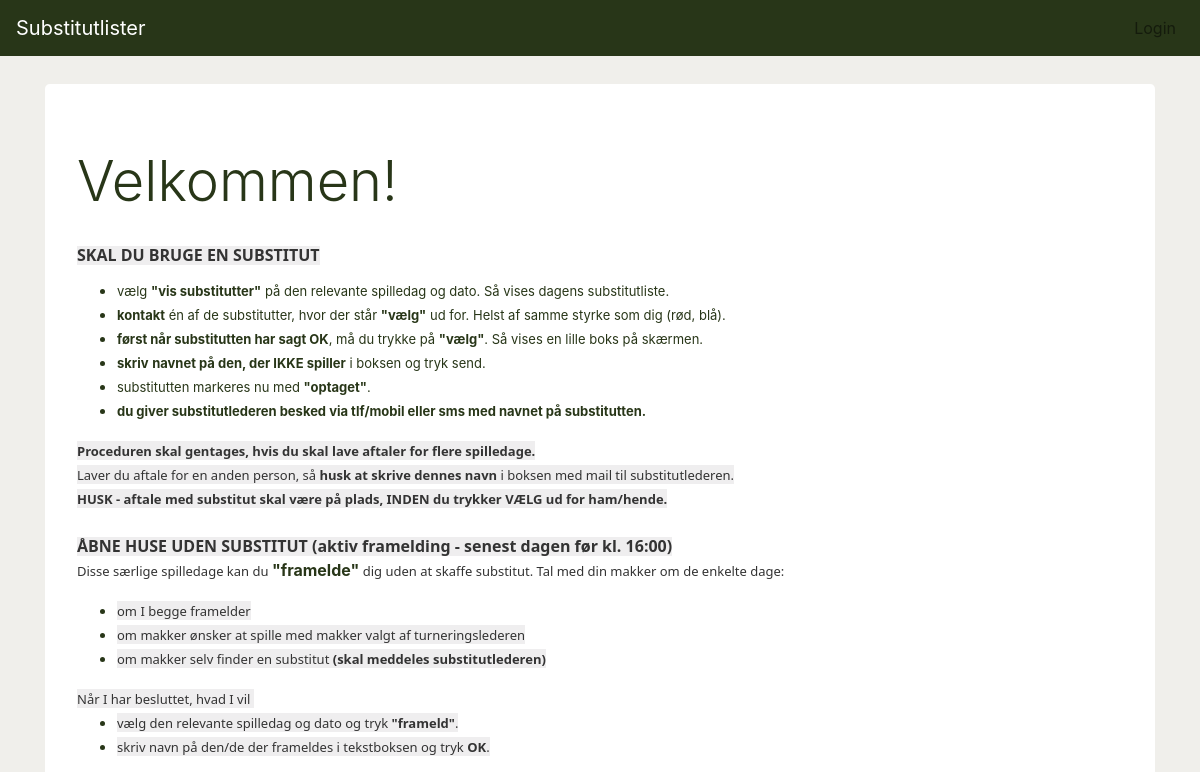
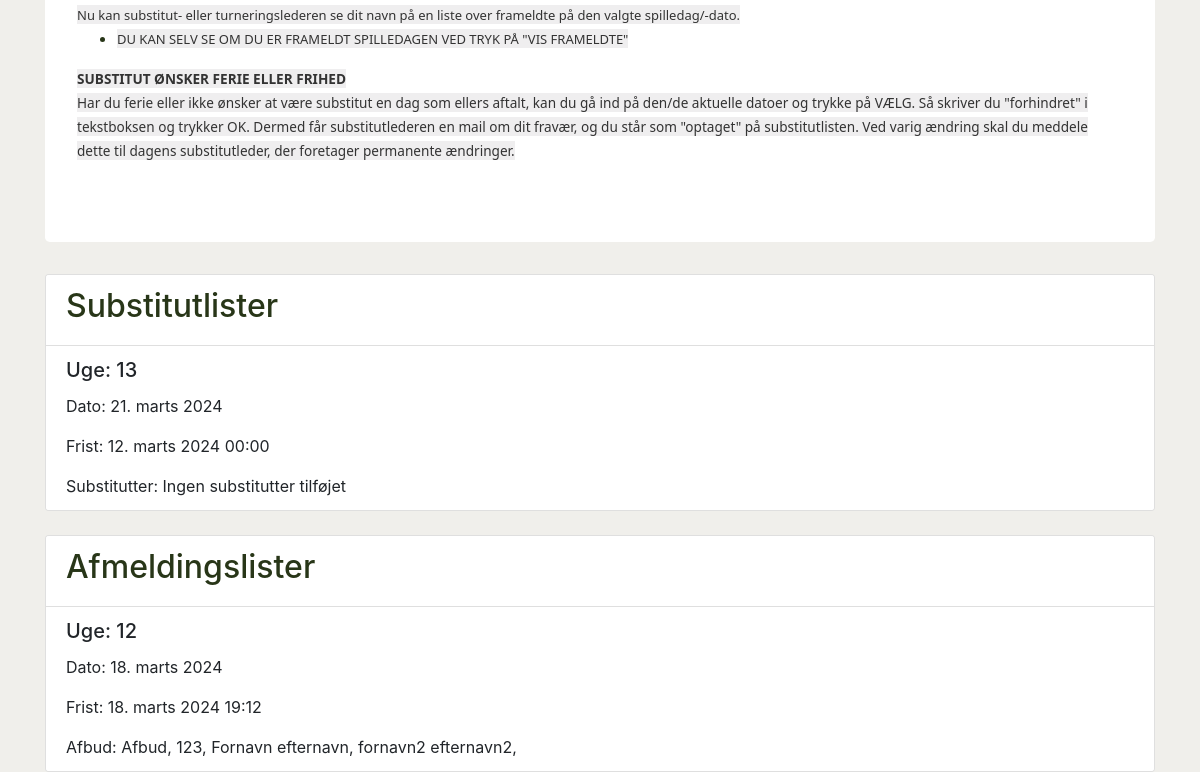
/, run on an earlier commit of the app's database (2 pictures, top to bottom).
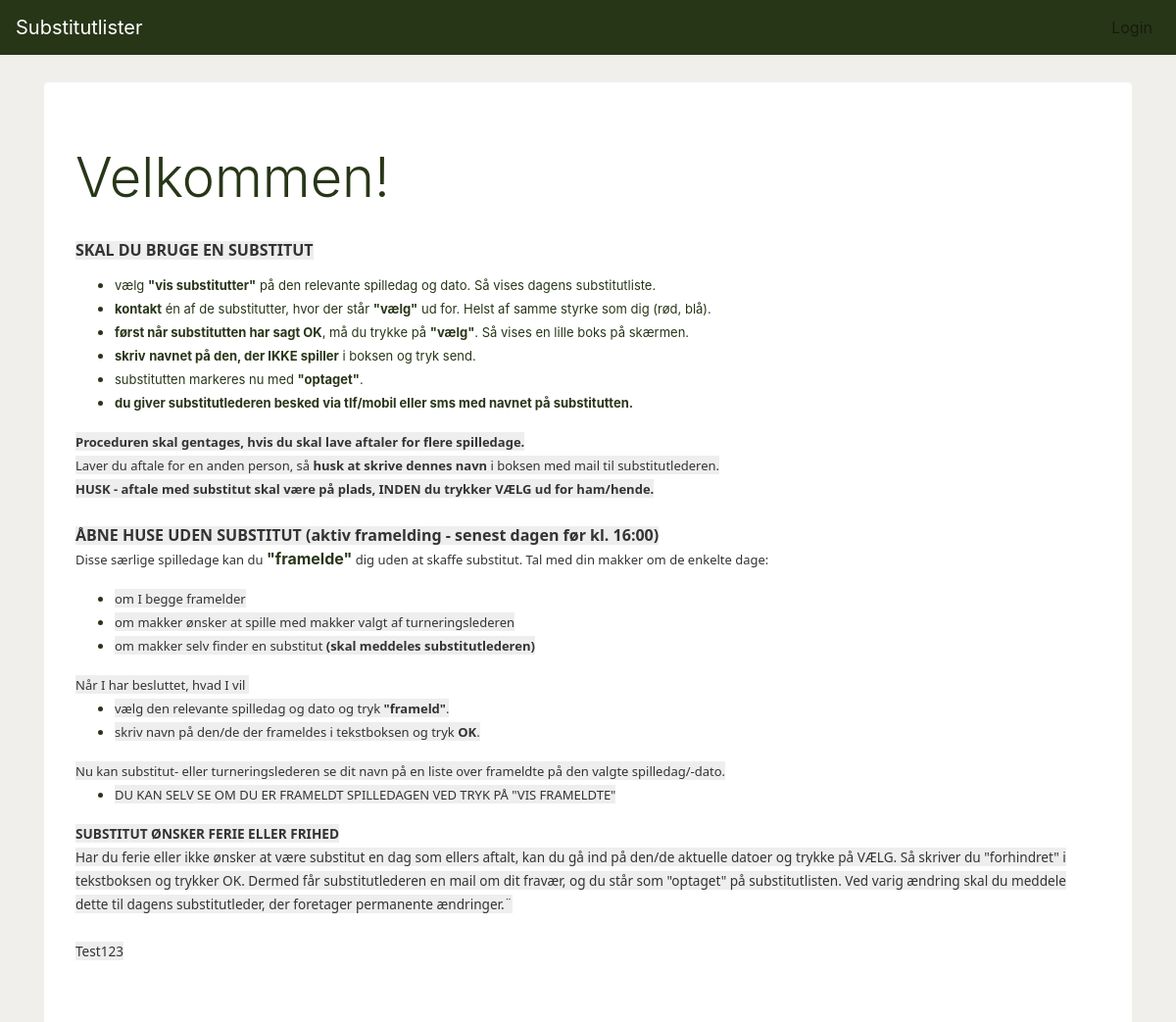
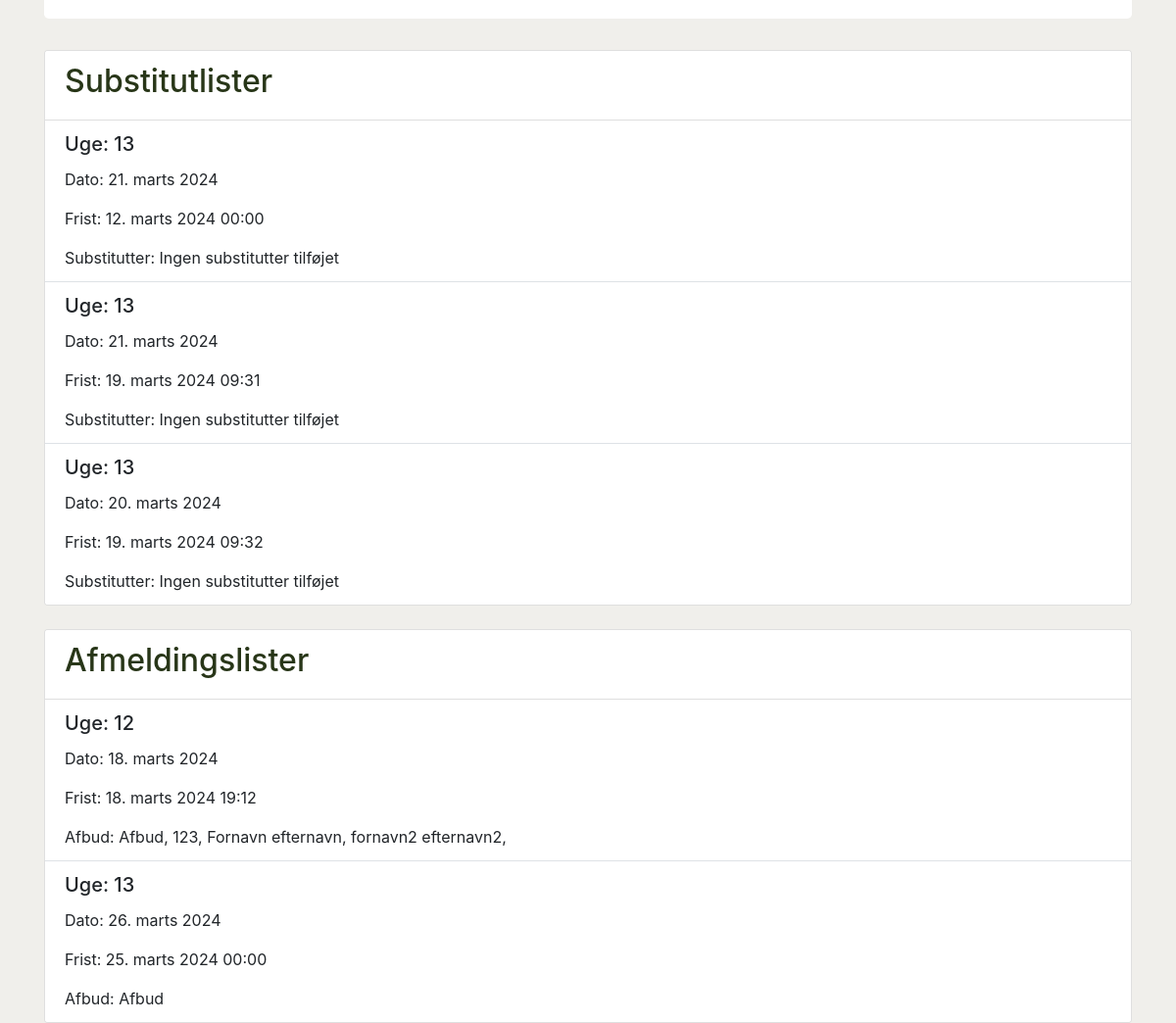
And on a later commit of the database (2 pictures, top to bottom).
### club_management/models.py (models this page shows, shortened)
class Configuration(models.Model):
    welcome_text = models.TextField()
    name = models.CharField(max_length=100, default='Forsidetekst')  # Add a name field
    class Meta:
        verbose_name = "Forsidetekst"  # Change the verbose name of the model
        verbose_name_plural = "Forsidetekst"  # Change the verbose plural name of the model

class Substitutliste(models.Model):
    name = models.CharField(max_length=100, default='unknown')
    week = models.ForeignKey(Week, on_delete=models.CASCADE)
    day = models.DateField()
    deadline = models.DateTimeField()
    substitutes_text = models.TextField(blank=True)  # Change to TextField
    class Meta:
        verbose_name = "Substitutliste"  # Change the verbose name of the model
        verbose_name_plural = "Substitutlister"  # Change the verbose plural name of the model

class Week(models.Model):
    name = models.CharField(max_length=100)
    class Meta:
        verbose_name = "Uge"  # Change the verbose name of the model
        verbose_name_plural = "Uger"  # Change the verbose plural name of the model

class Afmeldingsliste(models.Model):
    name = models.CharField(max_length=100, default='unknown')  # Add a name field
    week = models.ForeignKey(Week, on_delete=models.CASCADE)
    day = models.DateField()
    deadline = models.DateTimeField()
    afbud = models.TextField(default='Afbud')
    class Meta:
        verbose_name = "Afmeldingsliste"  # Change the verbose name of the model
        verbose_name_plural = "Afmeldingslister"  # Change the verbose plural name of the model

### club_management/views.py (the view)
# urls.py: path('', views.front_page, name='front_page'),
def front_page(request):
    configuration = Configuration.objects.first()  # Assuming there's only one configuration object
    welcome_text = configuration.welcome_text if configuration else ''  # Get the welcome text or an empty string if no configuration exists
    substitutlister = Substitutliste.objects.all()
    afmeldingslister = Afmeldingsliste.objects.all()
    context = {
        'substitutlister': substitutlister,
        'afmeldingslister': afmeldingslister,
        'welcome_text': welcome_text
    }
    return render(request, 'front_page.html', context)

### club_management/templates/front_page.html (shortened to what this page needs)
<!DOCTYPE html>
<html lang="en">
<head>
    <link href="https://stackpath.bootstrapcdn.com/bootstrap/4.5.2/css/bootstrap.min.css" rel="stylesheet">
</head>
<body>
    <nav class="navbar navbar-expand-lg navbar-light bg-light fixed-top">
        <a class="navbar-brand" href="#">Substitutlister</a>
        <div class="collapse navbar-collapse" id="navbarNav">
            <ul class="navbar-nav ml-auto">
                <li class="nav-item">
                    <a class="nav-link" href="{% url 'admin:index' %}">Login</a>
                </li>
            </ul>
        </div>
    </nav>
    <div class="container mt-4">
        <div class="jumbotron">
            <h1 class="display-4">Velkommen!</h1>
            <p class="lead">{{ welcome_text|safe }}</p>
        </div>
        <div class="card mb-4">
            <div class="card-header">
                <h2>Substitutlister</h2>
            </div>
            <ul class="list-group list-group-flush">
                {% for substitutliste in substitutlister %}
                <li class="list-group-item">
                    <h5 class="card-title">Uge: {{ substitutliste.week.name }}</h5>
                    <p class="card-text">Dato: {{ substitutliste.day }}</p>
                    <p class="card-text">Frist: {{ substitutliste.deadline }}</p>
                    <p class="card-text">Substitutter:
                        {% if substitutliste.substitutes.all %}
                            {% for substitute in substitutliste.substitutes.all %}
                                {{ substitute.username }}{% if not forloop.last %}, {% endif %}
                            {% endfor %}
                        {% else %}
                            Ingen substitutter tilføjet
                        {% endif %}
                    </p>
                </li>
                {% endfor %}
            </ul>
        </div>
        <div class="card">
            <div class="card-header">
                <h2>Afmeldingslister</h2>
            </div>
            <ul class="list-group list-group-flush">
                {% for afmeldingsliste in afmeldingslister %}
                <li class="list-group-item">
                    <h5 class="card-title">Uge: {{ afmeldingsliste.week.name }}</h5>
                    <p class="card-text">Dato: {{ afmeldingsliste.day }}</p>
                    <p class="card-text">Frist: {{ afmeldingsliste.deadline }}</p>
                    <p class="card-text">Afbud: {{ afmeldingsliste.afbud }}</p>
                </li>
                {% endfor %}
            </ul>
        </div>
    </div>
</body>
</html>

### club_management/templates/front_page.html (style rules this page uses)
body { padding-top: 60px; background-color: #F0EFEB; }
.navbar { background-color: #283618 !important; color: #FFFFFF; }
.navbar .navbar-brand, .navbar .nav-link { color: #FFFFFF; }
.jumbotron { background-color: #FFFFFF; color: #283618; }
.card-header { background-color: #FFFFFF; color: #283618; }
.list-group-item { border: none; border-bottom: 1px solid #dee2e6; }

What changed in the data, as far as the page shows it:
changed Configuration: welcome_text "…substitutleder, der foretager permanente ændringer." → "…substitutleder, der foretager permanente ændringer.¨ Test123"
added Substitutliste: week.name "13", day "21. marts 2024", deadline "19. marts 2024 09:31"
added Substitutliste: week.name "13", day "20. marts 2024", deadline "19. marts 2024 09:32"
added Afmeldingsliste: week.name "13", day "26. marts 2024", deadline "25. marts 2024 00:00", afbud "Afbud"
